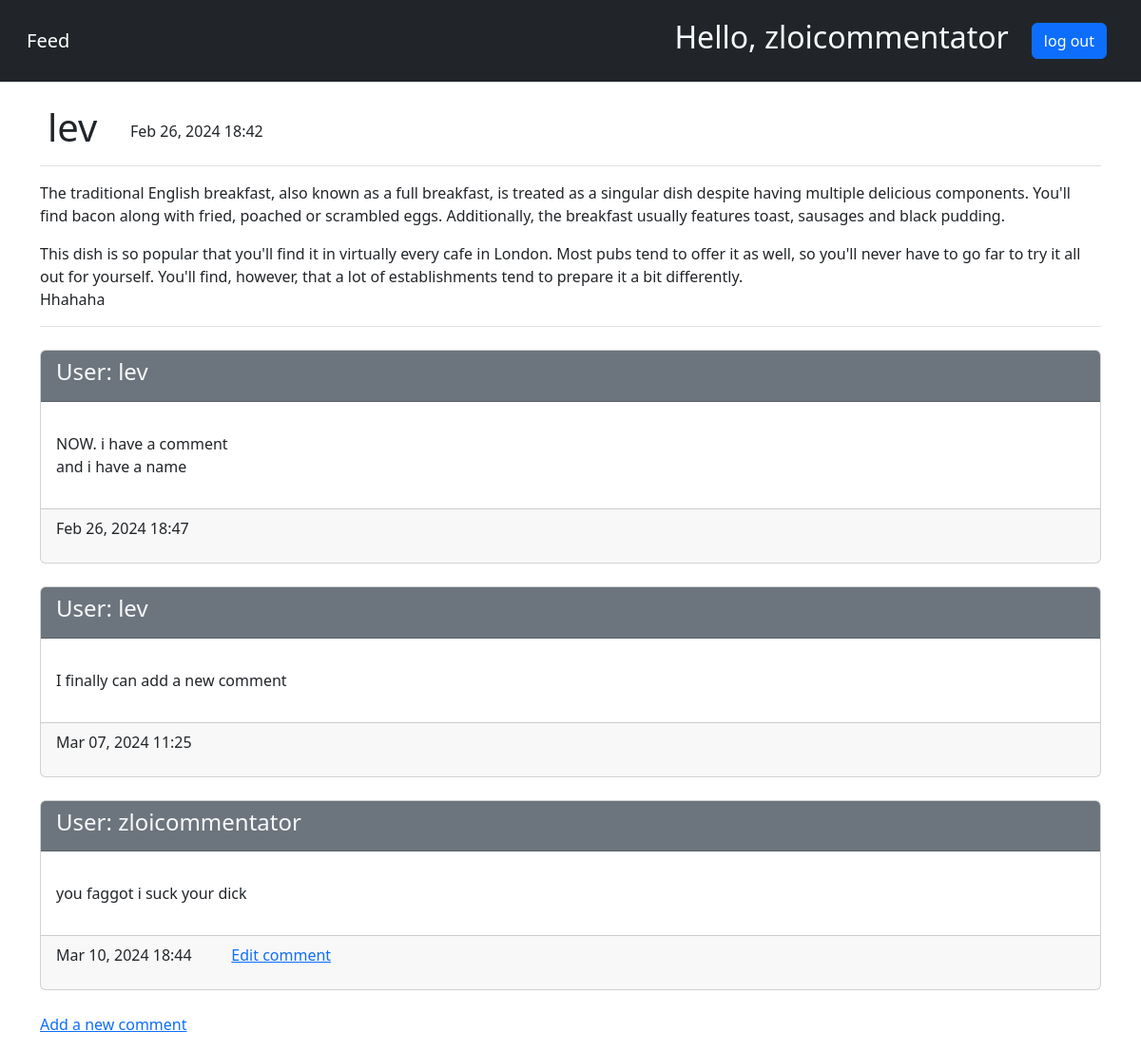
/post/2/ (signed in), run on the app's committed database.
### blogs/models.py (models this page shows, shortened)
class Post(models.Model):
    text = models.TextField()
    date_added = models.DateTimeField(auto_now_add=True)
    owner = models.ForeignKey(User, on_delete=models.CASCADE)

class Comment(models.Model):
    post = models.ForeignKey(Post, on_delete=models.CASCADE)
    text = models.TextField()
    date_added = models.DateTimeField(auto_now_add=True)
    owner = models.ForeignKey(User, on_delete=models.CASCADE)

### blogs/views.py (the view)
# urls.py: path('post/<int:post_id>/', views.post, name='post'),
def post(request, post_id):
    post = Post.objects.get(id=post_id)
    comments = post.comment_set.order_by('date_added')
    user = request.user
    context = {'post': post, 'comments': comments, 'user': user}
    return render(request, 'blogs/post.html', context)

### blogs/templates/blogs/post.html (shortened to what this page needs)
{% extends 'blogs/base.html' %}
{% block page_header %}
    <div class="row">
        <div class="col-sm-1">
            <h1 class="ms-2">{{ post.owner }}</h1>
        </div>
        <div class="col-sm-2 mt-3">
            <p>{{ post.date_added|date:'M d, Y H:i' }}</p>
        </div>
    </div>
{% endblock page_header %}
{% block content %}
    <div class="border-bottom"></div>
    <p class="ms-2">{{ post.text|linebreaks }}</p>
    <div class="border-bottom mb-4"></div>
    <div>
        {% for comment in comments %}
            <div class="card mb-4">
                <div class="card-header bg-secondary text-light">
                    <h4>User: {{ comment.owner.username }}</h4>
                </div>
                <div class="card-body p-3">
                    <p>{{ comment.text|linebreaks }}</p>
                </div>
                <div class="card-footer">
                    <div class="row">
                        <p class="col-sm-2">{{ comment.date_added|date:'M d, Y H:i' }}</p>
                        {% if user == comment.owner %}
                            <p class="col-sm-2"><a href="{% url 'blogs:edit_comment' comment.id %}">Edit comment</a></p>
                        {% endif %}
                    </div>
                </div>
            </div>
        {% empty %}
            <li>No comments. You could leave your comments here.</li>
        {% endfor %}
    </div>
    <p>
        {% if user.is_authenticated %}
            <a href="{% url 'blogs:new_comment' post.id %}">Add a new comment</a>
        {% endif %}
    </p>
{% endblock content %}

### blogs/templates/blogs/base.html (shortened to what this page needs)
{% load bootstrap5 %}
<!doctype html>
<html lang="en">
    <head>
        {% bootstrap_css %}
    </head>
    <body>
        <nav class="navbar navbar-expand-md navbar-dark bg-dark mb-4 p-3">
            <div class="container-fluid">
                <a class="navbar-brand" href="{% url 'blogs:feed' %}">Feed</a>
                <div class="collapse navbar-collapse" id="navbarCollapse">
                    <ul class="navbar-nav ms-auto mb-2 mb-md-0">
                        {% if user.is_authenticated %}
                            <li class="nav-item me-3 mt-1">
                                <span class="navbar-text"><h2 class="text-light">Hello, {{ user.username }}</h2></span>
                            </li>
                            <li class="nav-item m-2">
                                <form class="d-flex" method="post" action="{% url 'users:logout' %}">
                                    <button class="btn btn-primary" type="submit">log out</button>
                                </form>
                            </li>
                        {% endif %}
                    </ul>
                </div>
            </div>
        </nav>
        <main class="container">
            <div class=" mb-2">
                {% block page_header %}{% endblock page_header %}
            </div>
            <div>
                {% block content %}{% endblock content %}
            </div>
        </main>
    </body>
</html>

### data on the page
Post: owner "lev", date_added "Feb 26, 2024 18:42", text "The traditional English breakfast, also known as a full breakfast, is treated as a singular dish despite having multiple delicious components. You'll find bacon along with fried, poached or scrambled eggs. Additionally, the breakfast usually features toast, sausages and black pudding. This dish is so popular that you'll find it in virtually every cafe in London. Most pubs tend to offer it as well, so you'll never have to go far to try it all out for yourself. You'll find, however, that a lot of establishments tend to prepare it a bit differently. Hhahaha"
Comment: owner.username "lev", text "NOW. i have a comment and i have a name", date_added "Feb 26, 2024 18:47"
Comment: owner.username "lev", text "I finally can add a new comment", date_added "Mar 07, 2024 11:25"
Comment: owner.username "zloicommentator", text "you faggot i suck your dick", date_added "Mar 10, 2024 18:44", shows "Edit comment"

### other printed values
{{ user.username }} "zloicommentator"
